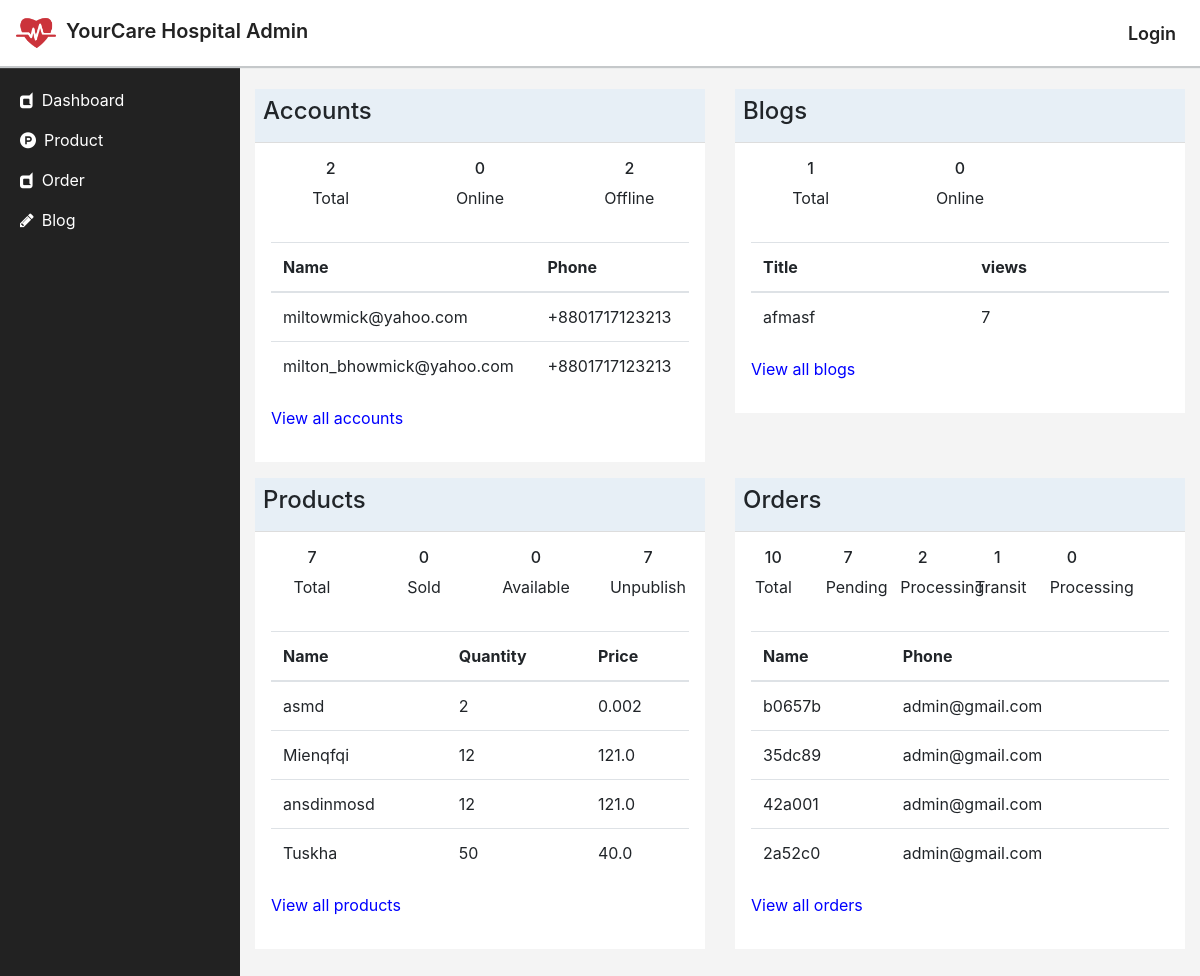
Page /staff/ on the committed database.
### account/models.py (models this page shows, shortened)
class UserProfile(AbstractBaseUser, PermissionsMixin):
	username = models.CharField(max_length=255, null=True, blank=True)
	first_name = models.CharField(max_length=255,null=True, blank=True)
	last_name = models.CharField(max_length=255, null=True, blank=True)
	email = models.EmailField(max_length=100, unique=True)
	phone = models.CharField(max_length=100,null=True, blank=True)
	status = models.BooleanField (default = False)
	user_image = models.ImageField(upload_to='user_images', null=True, blank=True)
	division = models.CharField(max_length=255, null=True, blank=True)
	city = models.CharField(max_length=255, null=True, blank=True)
	address = models.CharField(max_length=255, null=True, blank=True)
	is_active = models.BooleanField(default=True)
	is_staff = models.BooleanField(default=False)
	date = models.DateTimeField(auto_now_add=True, null=True)
	objects = UserProfileManager()
	USERNAME_FIELD = 'email'
	class Meta:
		ordering = ('-first_name',)

### home/models.py (models this page shows, shortened)
class FoodBlog(models.Model):
	title = models.CharField(max_length=255, blank=True, default='')
	date = models.DateTimeField(default=datetime.datetime.now(), blank=True)
	post_image = models.ImageField(upload_to='blog_images', null=True, blank=True)
	formatted_image = ImageSpecField(source='post_image', processors=[ResizeToFill(800,300)], format='JPEG', options={'quality':90})
	description = RichTextField(max_length=1000, null=True, blank=True)
	view = models.IntegerField(blank=True, default=0)
	slug = models.SlugField(unique=True,blank=True, default='')

class Pharmacy(models.Model):
	name = models.CharField(max_length=255, default='')
	description = RichTextField()
	medicine_image = models.ImageField(upload_to='medcine_images')
	formatted_image = ImageSpecField(source='medicine_image', processors=[ResizeToFill(100,100)], format='JPEG',options={'quantity':60})
	company = models.ForeignKey(MedicineCompany, on_delete=models.SET_NULL, null=True, blank=True)
	medicine_category = models.ForeignKey(CategoryMedicine, on_delete=models.SET_NULL, null=True)
	quantity = models.IntegerField(blank=True, default=1)
	price = models.FloatField(blank=True, default=1.00)
	is_publish = models.BooleanField(default=False)
	date = models.DateTimeField(auto_now_add=True,null=True)
	slug = models.SlugField(unique=True,blank=True, default='')

### sell/models.py (models this page shows, shortened)
class Order(models.Model):
	order_id = models.CharField(max_length=20)
	user = models.ForeignKey(
		UserProfile,
		on_delete = models.CASCADE,
		null=True,
		blank=True,
		related_name='orders',
	)
	session_id = models.CharField(max_length=100, null=True, blank=True)
	carts = models.ManyToManyField(Cart)
	shipping_address = models.ForeignKey(
		ShippingAddress,
		on_delete = models.SET_NULL,
		null=True,
		blank=True,
		related_name = 'shipping_addresses',
	)
	order_note = models.TextField(max_length=500, null=True, blank=True)
	status = models.ForeignKey(
		OrderStatus,
		on_delete = models.SET_NULL,
		null=True,
		blank=True,
		related_name='statuses'
	)
	payment = models.ForeignKey(
		Payment,
		on_delete = models.SET_NULL,
		null=True,
		blank=True,
		related_name = 'payments',
	)
	date = models.DateTimeField(auto_now_add=True)

### staff/views.py (the view)
# urls.py: path('', views.Dashboard.as_view(), name='dashboard'),
class Dashboard(View):
	template_name = 'staff/dashboard/dashboard.html'
	def get(self, request):
		users = account_model.UserProfile.objects.filter(is_staff=False)
		total_users = users.count()
		online_users = users.filter(status=True).count()
		offline_users = total_users-online_users
		new_users = users.order_by('-id')[:4]
		blogs = store_model.FoodBlog.objects.all()
		total_blog = blogs.count()
		popular_blogs = store_model.FoodBlog.objects.order_by('-view')[:4]
		products = store_model.Pharmacy.objects.all()
		total_product = products.count()
		sold = sell_model.Order.objects.filter(status__on_type='delivered').count()
		available = products.filter(is_publish=True).count()
		unpublish = total_product-available
		new_products = products.order_by('-id')[:4]
		orders = sell_model.Order.objects.all()
		total_order = orders.count() - orders.filter(status__on_type='refunded').all().count()
		pending_order = orders.filter(status__on_type = 'pending_payment').all().count()
		processing_order = orders.filter(status__on_type = 'processing').all().count()
		in_transit_order = orders.filter(status__on_type = 'in_transit').all().count()
		delivered_order = orders.filter(status__on_type = 'delivered').all().count()
		new_orders = orders.order_by('-id')[:4]
		contexts = {
			'total_users':total_users,
			'online_users':online_users,
			'offline_users': offline_users,
			'new_users':new_users,
			'total_blog':total_blog,
			'popular_blogs':popular_blogs,
			'total_product':total_product,
			'sold':sold,
			'available':available,
			'unpublish':unpublish,
			'new_products':new_products,
			'total_order':total_order,
			'pending_order':pending_order,
			'processing_order':processing_order,
			'in_transit_order': in_transit_order,
			'delivered_order': delivered_order,
			'new_orders':new_orders,
		}
		return render(request, self.template_name, contexts)

### staff/templates/staff/dashboard/dashboard.html
{% extends 'base_staff.html' %}
{% block content %}
<div class="container my-4">
	<div class="row">
		<div class="col-lg-6 col-md-6 col-sm-12">
			<div style="background-color: #fff; ">
				<div style="background-color: #e7eff6;padding: 8px;border-bottom: 1px solid #ddd;">
					<h4>Accounts</h4>
				</div>
				<div class="m-3">
					<div class="row text-center">
						<div class="col-lg-4 col-md-4 col-sm-12">
							<div>
								<h6>{{total_users}}</h6>
								<p>Total</p>
							</div>
						</div>
						<div class="col-lg-4 col-md-4 col-sm-12">
							<div>
								<h6>{{online_users}}</h6>
								<p>Online</p>
							</div>
						</div>
						<div class="col-lg-4 col-md-4 col-sm-12">
							<div>
								<h6>{{offline_users}}</h6>
								<p>Offline</p>
							</div>
						</div>
					</div>
					<div class="py-3">
						<table class="table">
							<thead>
								<tr>
									<th scope="col">Name</th>
									<th scope="col">Phone</th>
								</tr>
							</thead>
							<tbody>
								{% for user in new_users %}
									<tr>
										<td>{{user.email}}</td>
										<td>{{user.phone}}</td>
									</tr>
								{% endfor %}
							</tbody>
						</table>
						<p>
							<a href="{% url 'staff:user_list' %}" style="color: blue;">View all accounts</a>
						</p>
					</div>
				</div>
			</div>
		</div>
		<div class="col-lg-6 col-md-6 col-sm-12">
			<div style="background-color: #fff;">
				<div style="background-color: #e7eff6;padding: 8px;border-bottom: 1px solid #ddd;">
					<h4>Blogs</h4>
				</div>
				<div class="m-3">
					<div class="row text-center">
						<div class="col-lg-4 col-md-4 col-sm-12">
							<div>
								<h6>{{total_blog}}</h6>
								<p>Total</p>
							</div>
						</div>
						<div class="col-lg-4 col-md-4 col-sm-12">
							<div>
								<h6>{{online_users}}</h6>
								<p>Online</p>
							</div>
						</div>
					</div>
					<div class="py-3">
						<table class="table">
							<thead>
								<tr>
									<th scope="col">Title</th>
									<th scope="col">views</th>
								</tr>
							</thead>
							<tbody>
								{% for blog in popular_blogs %}
									<tr>
										<td>{{blog.title}}</td>
										<td>{{blog.view}}</td>
									</tr>
								{% endfor %}
							</tbody>
						</table>
						<p>
							<a href="{% url 'staff:blog' %}" style="color: blue;">View all blogs</a>
						</p>
					</div>
				</div>
			</div>
		</div>
	</div>
	<div class="row">
		<div class="col-lg-6 col-md-6 col-sm-12">
			<div style="background-color: #fff;">
					<div style="background-color: #e7eff6;padding: 8px;border-bottom: 1px solid #ddd;">
						<h4>Products</h4>
					</div>
					<div class="m-3">
						<div class="row text-center">
							<div class="col-lg-3 col-md-3 col-sm-6">
								<div>
									<h6>{{total_product}}</h6>
									<p>Total</p>
								</div>
							</div>
							<div class="col-lg-3 col-md-3 col-sm-6">
								<div>
									<h6>{{sold}}</h6>
									<p>Sold</p>
								</div>
							</div>
							<div class="col-lg-3 col-md-3 col-sm-6">
								<div>
									<h6>{{available}}</h6>
									<p>Available</p>
								</div>
							</div>
							<div class="col-lg-3 col-md-3 col-sm-6">
								<div>
									<h6>{{unpublish}}</h6>
									<p>Unpublish</p>
								</div>
							</div>
						</div>
						<div class="py-3">
							<table class="table">
								<thead>
									<tr>
										<th scope="col">Name</th>
										<th scope="col">Quantity</th>
										<th scope="col">Price</th>
									</tr>
								</thead>
								<tbody>
									{% for product in new_products %}
										<tr>
											<td>{{product.name}}</td>
											<td>{{product.quantity}}</td>
											<td>{{product.price}}</td>
										</tr>
									{% endfor %}
								</tbody>
							</table>
							<p>
								<a href="{% url 'staff:product' %}" style="color: blue;">View all products</a>
							</p>
						</div>
					</div>
				</div>
		</div>
		<div class="col-lg-6 col-md-6 col-sm-12">
			<div style="background-color: #fff; ">
				<div style="background-color: #e7eff6;padding: 8px;border-bottom: 1px solid #ddd;">
					<h4>Orders</h4>
				</div>
				<div class="m-3">
					<div class="row text-center">
						<div class="col-lg-2 col-md-2 col-sm-12">
							<div>
								<h6>{{total_order}}</h6>
								<p>Total</p>
							</div>
						</div>
						<div class="col-lg-2 col-md-2 col-sm-12">
							<div>
								<h6>{{pending_order}}</h6>
								<p>Pending</p>
							</div>
						</div>
						<div class="col-lg-2 col-md-2 col-sm-12">
							<div>
								<h6>{{processing_order}}</h6>
								<p>Processing</p>
							</div>
						</div>
						<div class="col-lg-2 col-md-2 col-sm-12">
							<div>
								<h6>{{in_transit_order}}</h6>
								<p>Transit</p>
							</div>
						</div>
						<div class="col-lg-2 col-md-2 col-sm-12">
							<div>
								<h6>{{delivered_order}}</h6>
								<p>Processing</p>
							</div>
						</div>
					</div>
					<div class="py-3">
						<table class="table">
							<thead>
								<tr>
									<th scope="col">Name</th>
									<th scope="col">Phone</th>
								</tr>
							</thead>
							<tbody>
								{% for order in new_orders %}
									<tr>
										<td>{{order.order_id}}</td>
										<td>{{order.user.email}}</td>
									</tr>
								{% endfor %}
							</tbody>
						</table>
						<p>
							<a href="{% url 'staff:order_list' %}" style="color: blue;">View all orders</a>
						</p>
					</div>
				</div>
			</div>
		</div>
	</div>
</div>
{% endblock %}

### staff/static/staff/css/main.css (style rules this page uses)
body { padding-top: 65px; background-color: #f4f4f4; overflow: hidden; }
a:link { color: #222; text-decoration: none; }

### rows in the picture
UserProfile: email "miltowmick@yahoo.com", phone "+8801717123213"
UserProfile: email "milton_bhowmick@yahoo.com", phone "+8801717123213"
FoodBlog: title "afmasf", view "7"
Pharmacy: name "asmd", quantity "2", price "0.002"
Pharmacy: name "Mienqfqi", quantity "12", price "121.0"
Pharmacy: name "ansdinmosd", quantity "12", price "121.0"
Pharmacy: name "Tuskha", quantity "50", price "40.0"
Order: order_id "b0657b", user.email "admin@gmail.com"
Order: order_id "35dc89", user.email "admin@gmail.com"
Order: order_id "42a001", user.email "admin@gmail.com"
Order: order_id "2a52c0", user.email "admin@gmail.com"

### other values in the picture
{{ total_users }} "2"
{{ online_users }} "0"
{{ offline_users }} "2"
{{ total_blog }} "1"
{{ total_product }} "7"
{{ sold }} "0"
{{ available }} "0"
{{ unpublish }} "7"
{{ total_order }} "10"
{{ pending_order }} "7"
{{ processing_order }} "2"
{{ in_transit_order }} "1"
{{ delivered_order }} "0"
